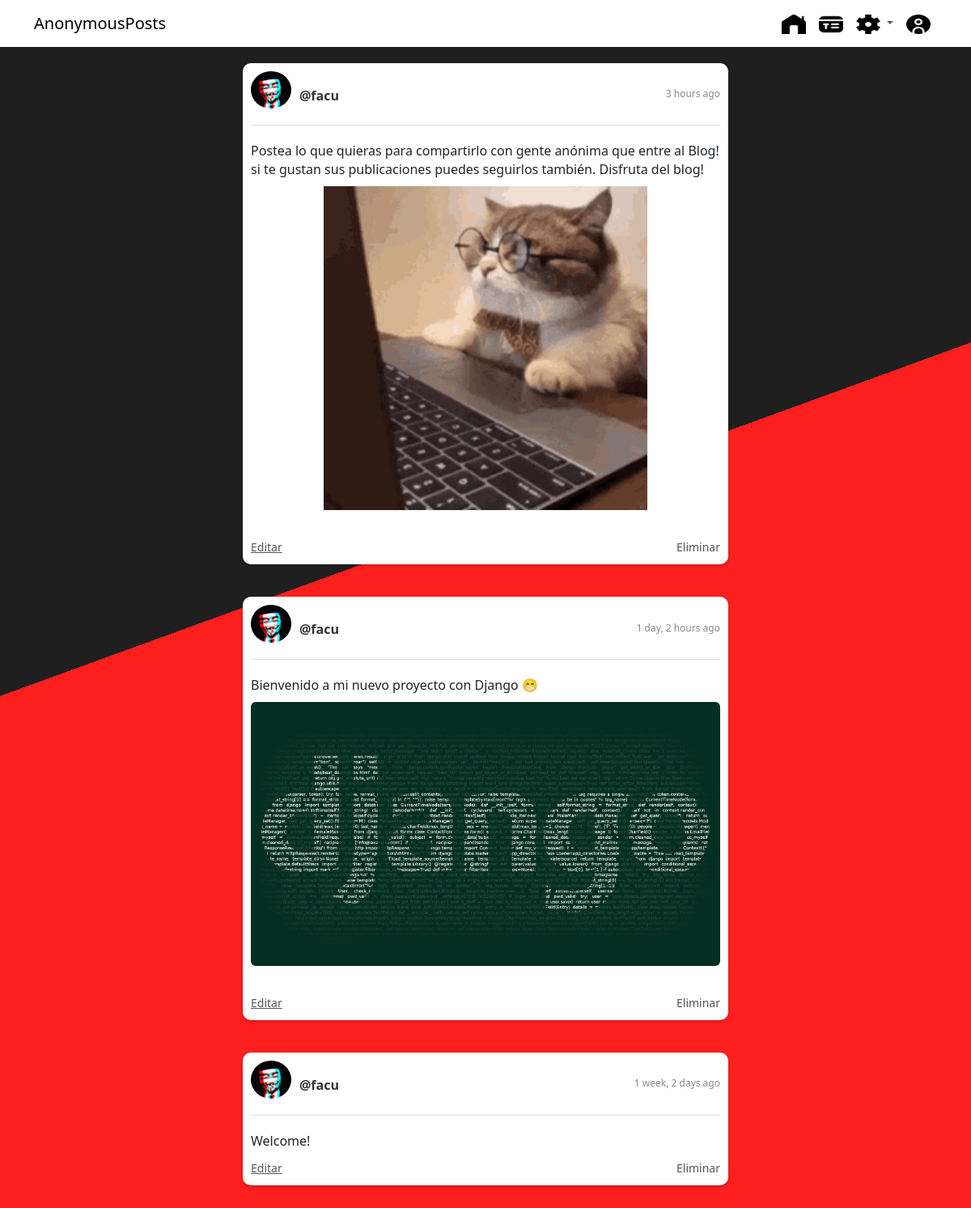
/feed/ (signed in), run on the app's committed database.
### blog/models.py (models this page shows, shortened)
class Post(models.Model):
    user = models.ForeignKey(User, on_delete=models.CASCADE, related_name='posts')
    timestamp = models.DateTimeField(default=timezone.now)
    content = models.TextField()
    image = models.ImageField(blank=True, null=True)
    audio = models.FileField(blank=True, null=True)
    video = models.FileField(blank=True, null=True)
    class Meta:
        ordering = ['-timestamp']

class Profile(models.Model):
    user = models.OneToOneField(User, on_delete=models.CASCADE)
    image = models.ImageField(default='user.png')

### blog/views.py (the view)
# urls.py: path('feed/', views.feed, name='feed'),
def feed(request):
    posts = Post.objects.all()
    context = {'posts': posts}
    return render(request, 'social/feed.html', context)

### blog/templates/social/feed.html (shortened to what this page needs)
{% extends 'base.html' %}
{% load humanize %}
{% block content %}
    {% load static %}
    <div class="feed-container">
        {% for post in posts %}
            <article class="post-container">
                <div class="post-header">
                    <div class="profile-container-post">
                        <img src="{{ post.user.profile.image.url }}" alt="profile-image" class="profile-image-post">
                        <div class="user-info">
                            <h2 class="username">
                                <a href="{% url 'profile' post.user.username %}">@{{ post.user.username }}</a>
                            </h2>
                        </div>
                    </div>
                    <time class="post-timestamp" data-time="#">{{ post.timestamp|naturaltime }}</time>
                </div>
                <div class="post-content">
                    <div class="post-text">{{ post.content }}</div>
                    {% if post.image %}
                        <img class="post-image" src="{{ post.image.url }}" alt="post-image">
                        <hr>
                    {% endif %}
                </div>
                {% if post.user == request.user or request.user.is_superuser %}
                    <div class="post-actions">
                        <a href="{% url 'update_post' post.id %}" class="post-button">Editar</a>
                        <form action="{% url 'delete_post' post.id %}" method="post">
                            <button type="submit" class="post-button">Eliminar</button>
                        </form>
                    </div>
                {% endif %}
            </article>
        {% endfor %}
    </div>
{% endblock %}

### blog/static/main.css (style rules this page uses)
html { height: 100%; margin: 0; }
body { margin: 0; }
hr { border-color: transparent; }
.profile-image-post { width: 200px; height: auto; border-radius: 50%; object-fit: cover; margin-bottom: 10px; }
.feed-container { display: flex; flex-direction: column; align-items: center; }
.post-container { margin: 20px 0; padding: 10px; background-color: #ffffff; border-radius: 10px; box-shadow: 0 2px 4px rgba(0, 0, 0, 0.2); max-width: 600px; width: 100%; }
.post-header { display: flex; align-items: center; justify-content: space-between; margin-bottom: 10px; padding-bottom: 10px; border-bottom: 1px solid #ddd; }
.profile-container-post { display: flex; align-items: center; }
.profile-image-post { width: 50px; height: auto; border-radius: 50%; object-fit: cover; margin-right: 10px; }
.user-info { display: flex; flex-direction: column; }
.username a { font-size: 16px; font-weight: bold; color: #333; text-decoration: none; }
.post-actions { display: flex; align-items: center; justify-content: space-between; margin-top: 5px; }
.post-button { font-size: 14px; color: #555; background-color: transparent; border: none; padding: 0; cursor: pointer; transition: color 0.2s; text-align: center; }
.post-button:last-child { margin-left: auto; }
.post-timestamp { font-size: 12px; color: #888; margin-left: 10px; }
.post-content { padding-top: 10px; }
.post-text { font-size: 16px; line-height: 1.4; margin-bottom: 10px; }
.post-image { width: 100%; max-height: 400px; object-fit: contain; border-radius: 6px; }

### data on the page
Post: user.profile.image (placeholder picture), user.username "facu", timestamp "3 hours ago", content "Postea lo que quieras para compartirlo con gente anónima que entre al Blog! si te gustan sus publicaciones puedes seguirlos también. Disfruta del blog!", image (picture), shows "Editar"
Post: user.profile.image (placeholder picture), user.username "facu", timestamp "1 day, 2 hours ago", content "Bienvenido a mi nuevo proyecto con Django 😁", image (picture), shows "Editar"
Post: user.profile.image (placeholder picture), user.username "facu", timestamp "1 week, 2 days ago", content "Welcome!", shows "Editar"
